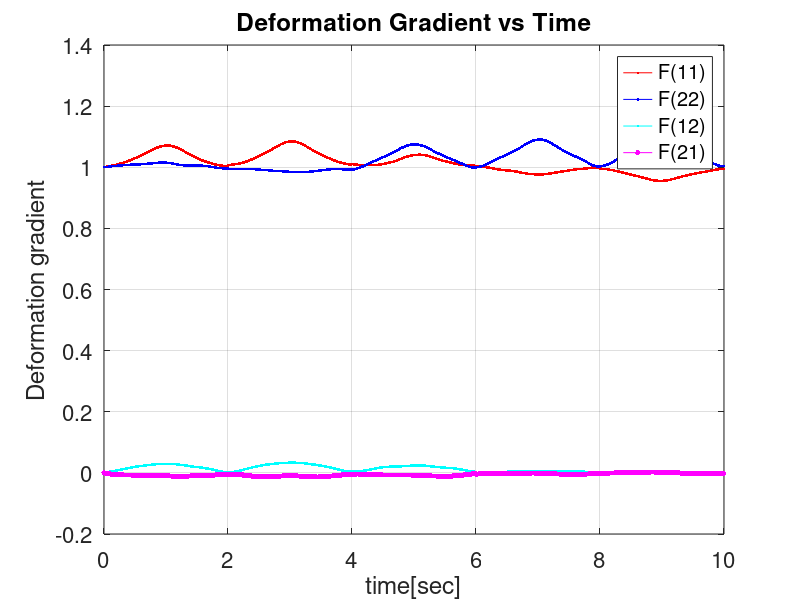
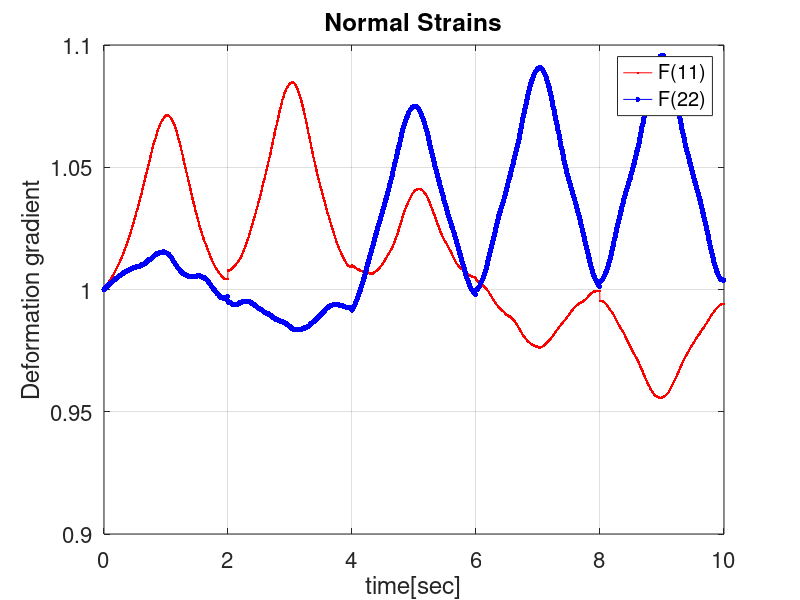
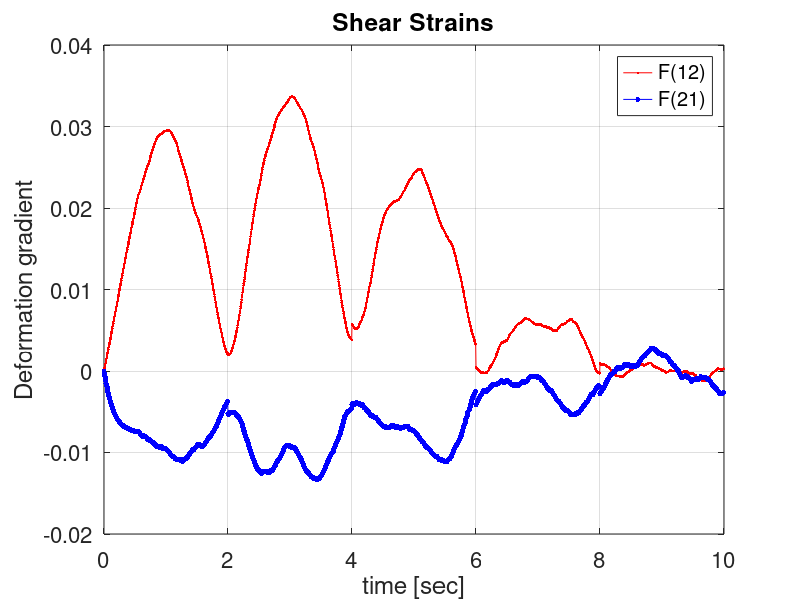
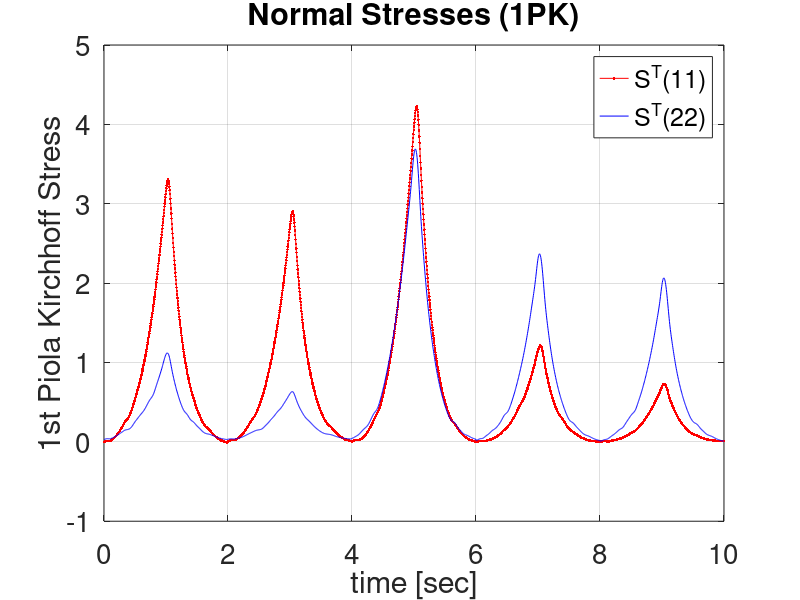

Source code (MATLAB) for these figures, in order:
%% BENG 112A Final Project

clear all;
close all;
clc;

% Compiled by Olivia Van Houten

% Took inspiration from script
% Created by DVJ and Erica Pursell 11/14/2014
% Last modified by DVJ 3/04/2024

%% Loading the data
% Order of data:
% axis_1_load axis_2_load dudx dvdx dudy dvdy

data = load('ProjectBiaxData_v2.txt');      % Choose data set to load

n = length(data(:,1));                      % Length of data

f_1 = data(1:n,1);                          % Load on primary axes
f_2 = data(1:n,2);

dudx = data(1:n,3);                         % Components of displacement gradient
dvdx = data(1:n,4);
dudy = data(1:n,5);
dvdy = data(1:n,6);

freq = 1/200; % 200 Hz is the sampling frequency
tend = (length(data)-1)/200;
t = [0 : freq : tend]; % Setting time vector

%% Deformation gradient F = displacement gradient + I
F = [dudx+ones(n,1) dudy; dvdx dvdy + ones(n,1)]; %% it is a 2 column matrix 
 
b = n/2;
 
F11 = F(1:n,1);     % first upper block 
F12 = F(1:n,2);     % second upper block
F21 = F(n+1:end,1); % first bottom block
F22 = F(n+1:end,2); % second bottom block

% Deformation gradient plots

figure(1);
plot(t,F11,'.-r',t,F22,'.-b',t,F12,'.-c',t,F21,'.-m','MarkerSize',12);
set(gca,'Fontsize',16);
xlabel('time[sec]');
ylabel('Deformation gradient');
title('Deformation Gradient vs Time')
grid on;
legend('F(11)', 'F(22)','F(12)', 'F(21)');

figure(2);
plot(t,F11,'.-r',t,F22,'.-b','MarkerSize',12);
set(gca,'Fontsize',16);
xlabel('time[sec]');
ylabel('Deformation gradient');
title('Normal Strains');
grid on;
legend('F(11)', 'F(22)');

figure(3)
plot(t,F12,'.-r',t,F21,'.-b','MarkerSize',12);
set(gca,'Fontsize',16);
xlabel('time [sec]');
ylabel('Deformation gradient');
title('Shear Strains');
grid on;
legend('F(12)', 'F(21)');

%% Finding S - Nominal - 1st Piola Kirchoff Stress

for i = 1:n
    F_mat{i} = [F11(i) F12(i); F21(i) F22(i)]; % converting F into an array
end

for i = 1:n
    lam{i} = eig(F_mat{i}); % eigenvalues of F
    J{i} = lam{i}(1)*lam{i}(2); % J = det(F)
end

a1 = 2.2301 * 9.89;
a2 = 2.2301 * 9.6;

for i = 1:n             % assume no shear and constant area
    T{i}(1,1) = f_1(i)/a1;
    T{i}(1,2) = 0;
    T{i}(2,1) = 0;
    T{i}(2,2) = f_2(i)/a2;
end

for i = 1:n
    F_inv{i} = pinv(F_mat{i});
end

for i = 1:n
    S{i} = J{i}.*F_inv{i}.*T{i};
end

for i = 1:n
    ST{i} = S{i}';
    ST11(i) = ST{i}(1,1);
    ST12(i) = ST{i}(1,2);
    ST21(i) = ST{i}(2,1);
    ST22(i) = ST{i}(2,2);
end

figure(4)
plot(t,ST11,'.-r',t,ST22,'-b','MarkerSize',12);
set(gca,'Fontsize',20);
xlabel('time [sec]');
ylabel('1st Piola Kirchhoff Stress');
title('Normal Stresses (1PK)');
grid on;
legend('S^T(11)', 'S^T(22)');

%% Finding P - Lagrangian 2nd Piola Kirchoff Stress

for i = 1:n
    P{i} = S{i}.*F_inv{i};
    P11(i) = P{i}(1,1);
    P12(i) = P{i}(1,2);
    P21(i) = P{i}(2,1);
    P22(i) = P{i}(2,2);
end

figure(5)
plot(t,P11,'.-r',t,P22,'-b','MarkerSize',12);
set(gca,'Fontsize',20);
xlabel('time [sec]');
ylabel('2nd Piola Kirchhoff Stress');
title('Normal Stresses (2PK)');
grid on;
legend('P(11)', 'P(22)');

%% Finding E - Green Almonsi Strain 

for i = 1:n
    FT{i} = F_mat{i}';
    C{i} = FT{i} * F_mat{i};
    E{i} = (1/2) * (C{i}-eye(2));
    E11(i) = E{i}(1,1);
    E12(i) = E{i}(1,2);
    E21(i) = E{i}(2,1);
    E22(i) = E{i}(2,2);
end

figure(6)
plot(t,E11,'.-r',t,E22,'-b',t,E12,'-c',t,E21,'-m','MarkerSize',12);
set(gca,'Fontsize',20);
xlabel('time [sec]');
ylabel('Green-Almonsi Strain');
title('Normal and Shear Strains');
grid on;
legend('E(11)', 'E(22)','E(12)','E(21)');

figure(7)
plot(t,E11,'.-r',t,E22,'-b','MarkerSize',12);
set(gca,'Fontsize',20);
xlabel('time [sec]');
ylabel('Green-Almonsi Strain');
title('Only Normal Strains');
grid on;
legend('E(11)','E(22)');

%% Stress vs Strain Graphs

% figure(8)
% plot(E11,P11,'.-r',E22,P22,'-b','MarkerSize',12);
% set(gca,'Fontsize',20);
% xlabel('Strain');
% ylabel('Stress');
% title('Stress vs Strain');
% grid on;
% legend('x-direction stress & strain', 'y-direction stress & strain');

figure(8)
plot(E11,ST11,'.-r',E22,ST22,'-b','MarkerSize',12);
set(gca,'Fontsize',20);
xlabel('Strain');
ylabel('Stress');
title('Stress vs Strain');
grid on;
legend('x-direction stress & strain', 'y-direction stress & strain');

%% Decomposition of F = R U

for i = 1:n
    tf{i} = isdiag(C{i});
    if tf{i} == 1
        U{i} = sqrt(C{i});
    else
        [N{i},C_tilde{i}] = eig(C{i});
        N_T{i} = N{i}';
        U{i} = N{i} * sqrt(C_tilde{i}) * N_T{i};
    end
end

for i = 1:n
    U11(i) = U{i}(1,1);
    U12(i) = U{i}(1,2);
    U21(i) = U{i}(2,1);
    U22(i) = U{i}(2,2);
end

for i = 1:n
    U_inv{i} = pinv(U{i});
    R{i} = F_mat{i} * U_inv{i};
    R11(i) = R{i}(1,1);
    R12(i) = R{i}(1,2);
    R21(i) = R{i}(2,1);
    R22(i) = R{i}(2,2);
end

figure(9)
plot(t,R11,'.-r',t,R22,'-b','MarkerSize',12);
set(gca,'Fontsize',20);
xlabel('time [sec]');
ylabel('Rotation Components');
title('Rotation Tensor');
grid on;
legend('R(11)', 'R(22)');

figure(10)
plot(t,U11,'.-r',t,U22,'-b','MarkerSize',12);
set(gca,'Fontsize',20);
xlabel('time [sec]');
ylabel('Stretch Components');
title('Stretch Tensor');
grid on;
legend('U(11)', 'U(22)');



